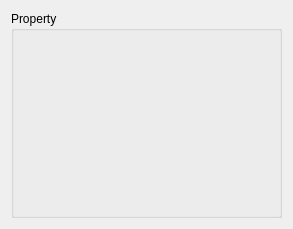
<?xml version="1.0" encoding="UTF-8"?>
<ui version="4.0">
 <class>Form</class>
 <widget class="QWidget" name="Form">
  <property name="geometry">
   <rect>
    <x>0</x>
    <y>0</y>
    <width>293</width>
    <height>229</height>
   </rect>
  </property>
  <property name="windowTitle">
   <string>Form</string>
  </property>
  <layout class="QHBoxLayout" name="horizontalLayout">
   <item>
    <widget class="QGroupBox" name="gb_property">
     <property name="title">
      <string>Property</string>
     </property>
     <layout class="QVBoxLayout" name="verticalLayout_2">
      <item>
       <layout class="QVBoxLayout" name="verticalLayout"/>
      </item>
     </layout>
    </widget>
   </item>
  </layout>
 </widget>
 <resources/>
 <connections/>
</ui>
